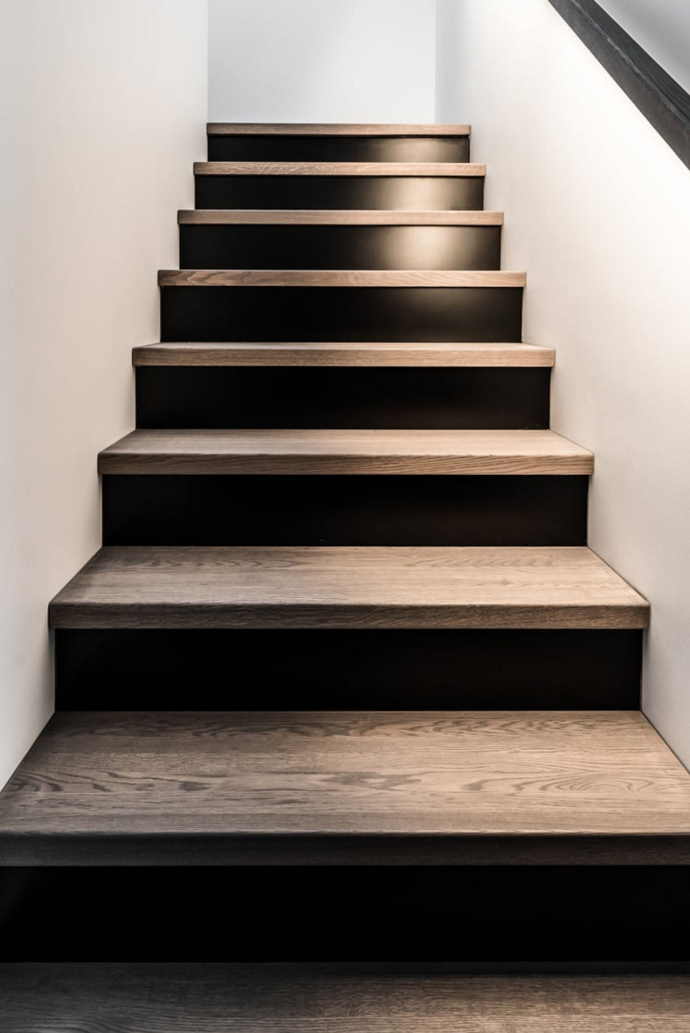
//> input picture OpenCV-Tutorials/Image Processing (imgproc module)/Test.png, 690 x 1033 px
$ ./hull_demo ../Test.png   (built with g++ and OpenCV 4)
//> lines starting //> are read from the running program, lines starting //| are printed output that depends on the picture; after the words box and inside, x2 and y2 are one past the last pixel; in counts of white or black regions, pixels touching at a corner belong together

#include "opencv2/imgcodecs.hpp"
#include "opencv2/highgui.hpp"
#include "opencv2/imgproc.hpp"
#include <iostream>
using namespace cv;
using namespace std;
Mat src_gray;
int thresh = 100;
RNG rng(12345);
void thresh_callback(int, void* );
int main( int argc, char** argv )
{
    CommandLineParser parser( argc, argv, "{@input | stuff.jpg | input image}" );
    Mat src = imread( samples::findFile( parser.get<String>( "@input" ) ) );
//> src is the input picture: 1033 rows x 690 cols, CV_8UC3; mean B, G, R 102.9, 110.3, 120.3
    if( src.empty() )
    {
        cout << "Could not open or find the image!\n" << endl;
        cout << "Usage: " << argv[0] << " <Input image>" << endl;
        return -1;
    }
    cvtColor( src, src_gray, COLOR_BGR2GRAY );
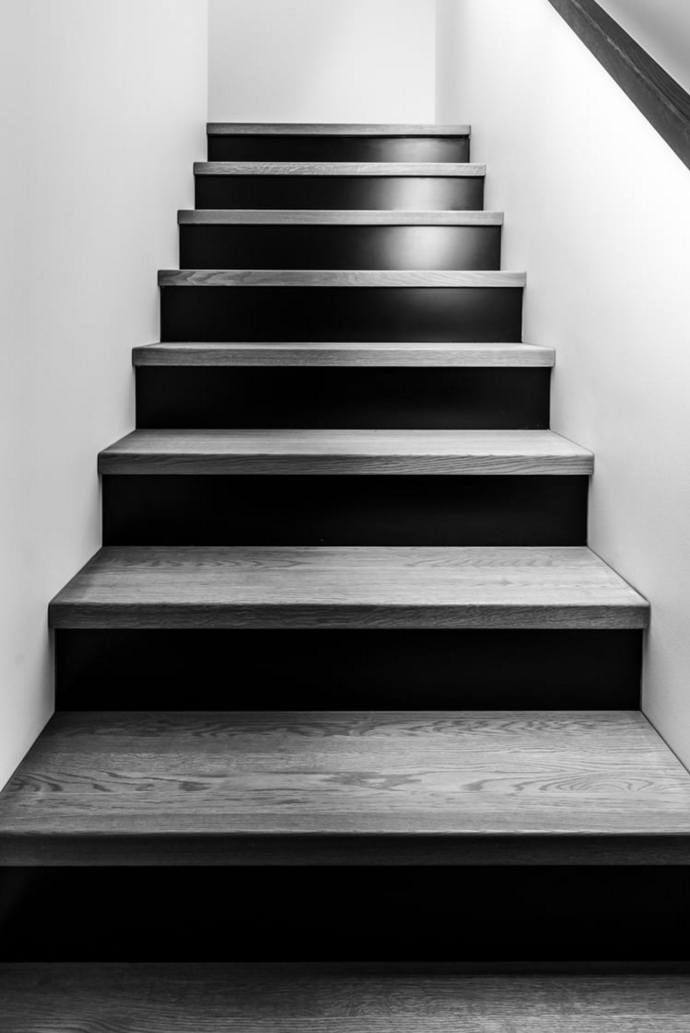
//> src_gray: 1033 rows x 690 cols, CV_8UC1; min 0, max 254, mean 112.4
    blur( src_gray, src_gray, Size(3,3) );
    const char* source_window = "Source";
    namedWindow( source_window );
    imshow( source_window, src );
    const int max_thresh = 255;
    createTrackbar( "Canny thresh:", source_window, &thresh, max_thresh, thresh_callback );
    thresh_callback( 0, 0 );
    waitKey();
    return 0;
}
void thresh_callback(int, void* )
{
    Mat canny_output;
    Canny( src_gray, canny_output, thresh, thresh*2 );
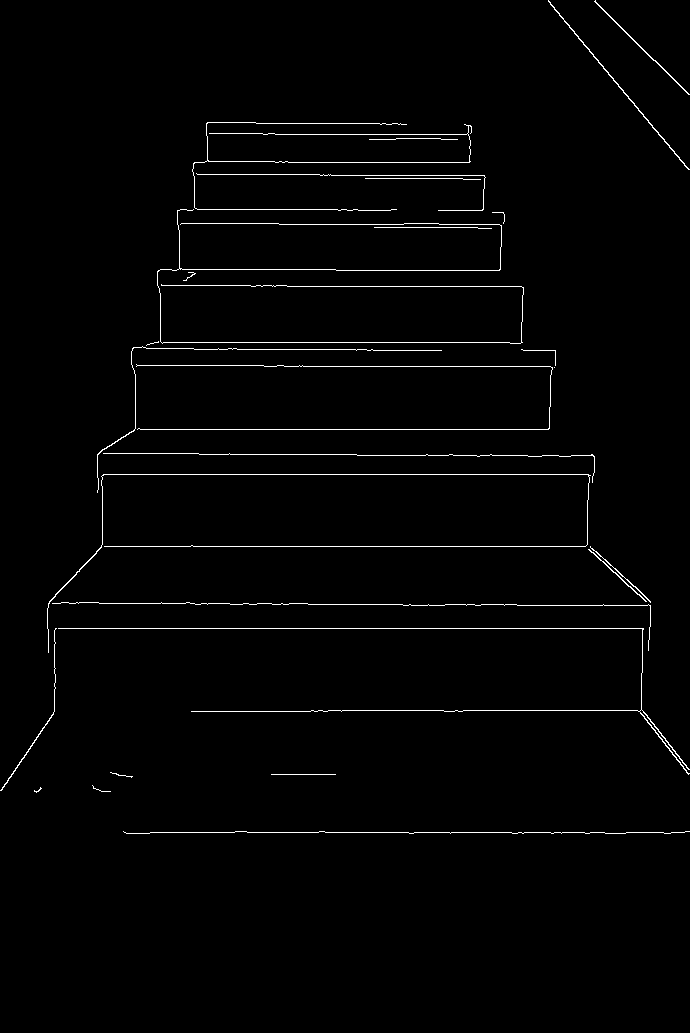
//> canny_output: 1033 rows x 690 cols, CV_8UC1; 1.4% white in thin lines or dots, all inside (x1, y1, x2, y2) = (0, 0, 690, 834)
    vector<vector<Point> > contours;
    findContours( canny_output, contours, RETR_TREE, CHAIN_APPROX_SIMPLE );
//> contours = 27 contours, 19 with area under 20; largest, box (x1, y1, x2, y2) and area: (548, 0, 690, 170) 140, (58, 628, 690, 775) 96, (594, 0, 690, 95) 94, (47, 474, 591, 653) 54, (0, 628, 57, 791) 52, (588, 549, 647, 602) 51, (590, 546, 651, 603) 44, (97, 346, 442, 493) 26
    vector<vector<Point> >hull( contours.size() );
//> hull = 27 empty contours
    for( size_t i = 0; i < contours.size(); i++ )
    {
        convexHull( contours[i], hull[i] );
    }
//> this loop made 27 passes
    Mat drawing = Mat::zeros( canny_output.size(), CV_8UC3 );
    for( size_t i = 0; i< contours.size(); i++ )
    {
        Scalar color = Scalar( rng.uniform(0, 256), rng.uniform(0,256), rng.uniform(0,256) );
        drawContours( drawing, contours, (int)i, color );
        drawContours( drawing, hull, (int)i, color );
    }
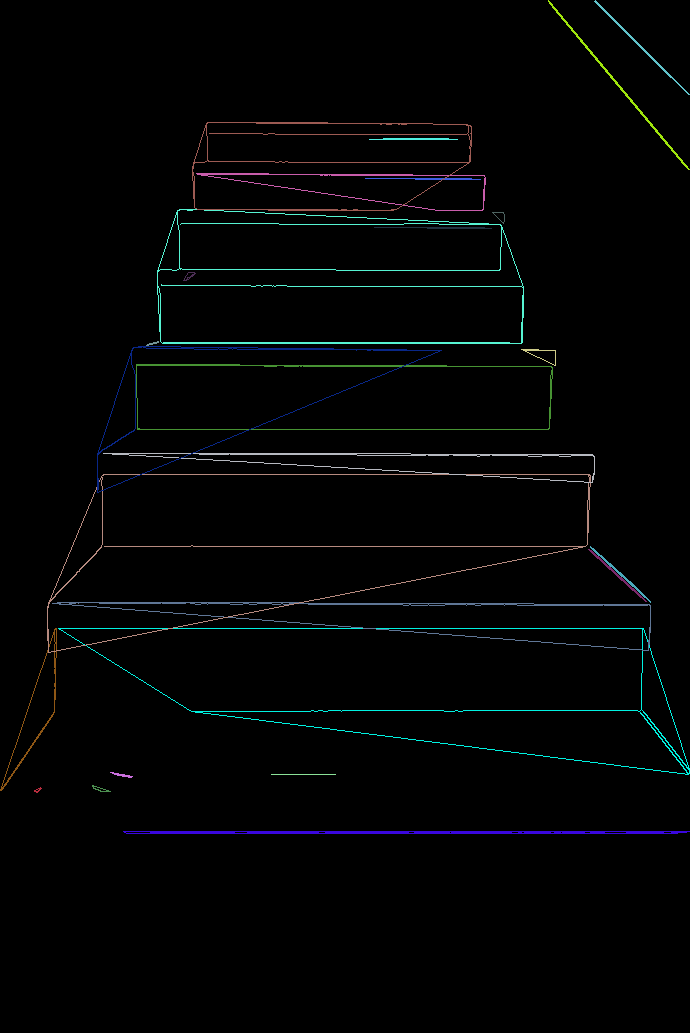
//> drawing: 1033 rows x 690 cols, CV_8UC3; mean B, G, R 4, 3.7, 2.6
    imshow( "Hull demo", drawing );
}
